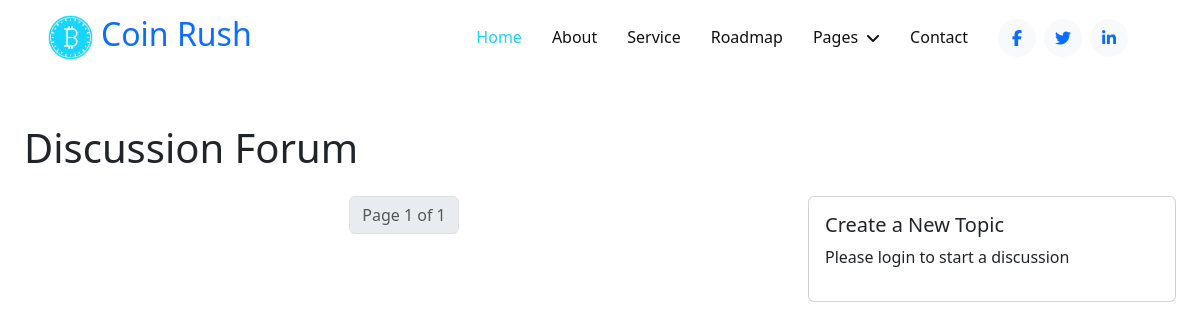
Page /discussion/?page=2 on the earlier database version.
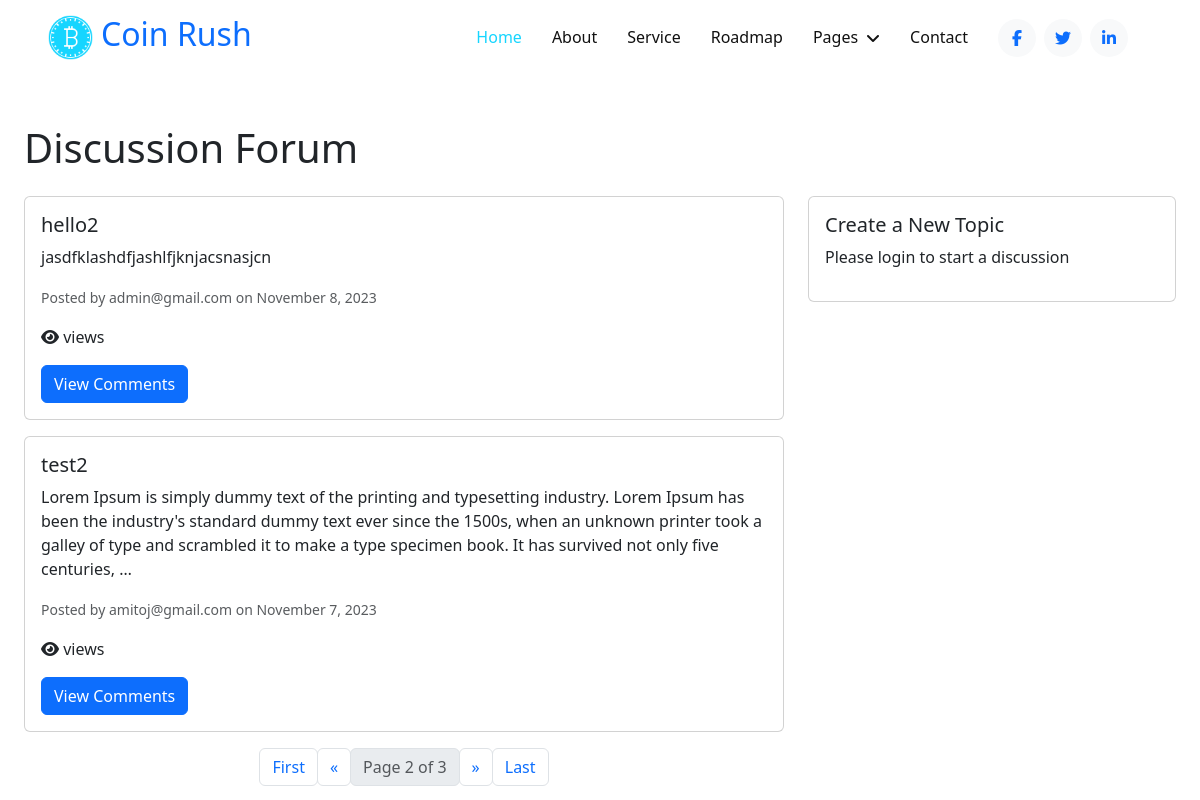
Same page on the later database version.
### coinRush/models.py (models this page shows, shortened)
class Post(models.Model):
    title = models.CharField(max_length=200)
    content = models.TextField()
    created_by = models.ForeignKey(User, on_delete=models.CASCADE)
    created_at = models.DateTimeField(auto_now_add=True)

class User(AbstractBaseUser, PermissionsMixin):
    email = models.EmailField(default="", unique=True, blank=True, max_length=255)
    name = models.CharField(max_length=255, blank=True, default="")
    profile_pic = models.ImageField(null=True, blank=True)
    photo_id = models.ImageField(null=True, blank=True)
    is_staff = models.BooleanField(default=False)
    is_active = models.BooleanField(default=True)
    is_superuser = models.BooleanField(default=False)
    created_date = models.DateTimeField(default=timezone.now())
    last_login = models.DateTimeField(blank=True, null=True)
    objects = AuthUserManager()
    USERNAME_FIELD = "email"
    EMAIL_FIELD = "email"
    REQUERIES_FIELD = []
    class Meta:
        verbose_name = "User"
        verbose_name_plural = "Users"

### coinRush/views.py (the view)
# urls.py: path("discussion/", views.discussion, name="discussion"),
def discussion(request):
    post_list = Post.objects.all().order_by(
        "-created_at"
    )  # Replace with your queryset for your posts
    paginator = Paginator(post_list, 2)  # Show 5 posts per page
    page = request.GET.get("page")
    posts = paginator.get_page(page)
    if request.method == "POST":
        form = PostForm(request.POST)
        if form.is_valid():
            post = form.save(commit=False)
            post.created_by = request.user  # Assign the logged-in user
            post.save()
            return redirect("discussion")
    else:
        form = PostForm()
    return render(request, "posts/discussion_all.html", {"posts": posts, "form": form})

### coinRush/templates/posts/discussion_all.html
{% extends "Base/base.html" %}
{% load static %}
{% block extraHead %}
    <link rel="stylesheet" href="{% static 'css/news.css' %}">
{% endblock extraHead %}
{% block content %}
  <div class="container-fluid">
    <h1 class="mt-5">Discussion Forum</h1>
    <div class="row mt-4">
        <div class="col-md-8">
            {% for post in posts %}
                <div class="card mb-3">
                    <div class="card-body">
                        <h5 class="card-title">{{ post.title }}</h5>
                        <p class="card-text">
                            {{ post.content|truncatewords:50 }}
                        </p>
                        <p class="card-text"><small class="text-muted">Posted by {{ post.created_by }} on {{ post.created_at|date:"F j, Y" }}</small></p>
                        <p class="card-text"><i class="fa fa-eye"></i> {{ post.views }} views</p>
                        <a href="{% url 'discussion_single' post.id %}" class="btn btn-primary">View Comments</a>
                    </div>
                </div>
            {% endfor %}
            <div class="pagination justify-content-center">
                <ul class="pagination">
                    {% if posts.has_previous %}
                        <li class="page-item">
                            <a class="page-link btn btn-light" href="?page=1" aria-label="First">
                                <span aria-hidden="true">First</span>
                            </a>
                        </li>
                        <li class="page-item">
                            <a class="page-link btn btn-light" href="?page={{ posts.previous_page_number }}" aria-label="Previous">
                                <span aria-hidden="true">&laquo;</span>
                            </a>
                        </li>
                    {% endif %}
                    <li class="page-item disabled">
                        <span class="page-link btn btn-light">Page {{ posts.number }} of {{ posts.paginator.num_pages }}</span>
                    </li>
                    {% if posts.has_next %}
                        <li class="page-item">
                            <a class="page-link btn btn-light" href="?page={{ posts.next_page_number }}" aria-label="Next">
                                <span aria-hidden="true">&raquo;</span>
                            </a>
                        </li>
                        <li class="page-item">
                            <a class="page-link btn btn-light" href="?page={{ posts.paginator.num_pages }}" aria-label="Last">
                                <span aria-hidden="true">Last</span>
                            </a>
                        </li>
                    {% endif %}
                </ul>
            </div>
        </div>
        <div class="col-md-4">
            <div class="card">
                <div class="card-body">
                    <h5 class="card-title">Create a New Topic</h5>
                    {% if user.is_authenticated %}
                    <form id="newTopicForm" method="post">
                             {% csrf_token %}
                        <div class="form-group">
                              {{ form.title.label_tag }}
                              {{ form.title }}
                        </div>
                        <div class="form-group">
                            {{ form.content.label_tag }}
                              {{ form.content }}
                        </div>
                        <button type="submit" class="btn btn-primary">Create Topic</button>
                    </form>
                    </form>
                    {% else %}
                        <p>Please login to start a discussion</p>
                    {% endif %}
                </div>
            </div>
        </div>
    </div>
</div>
{% endblock content %}

Differences in the rows shown:
added Post: title "hello2", content "jasdfklashdfjashlfjknjacsnasjcn", created_by "admin@gmail.com", created_at "November 8, 2023"
added Post: title "test2", content "Lorem Ipsum is simply dummy text of the printing and typesetting industry. Lorem Ipsum has been the industry's standard dummy text ever since the 1500s, when an unknown printer took a galley of type and scrambled it to make a type specimen book. It has survived not only five centuries, …", created_by "amitoj@gmail.com", created_at "November 7, 2023"
Other differences:
{{ posts.number }}: "1" → "2"
{{ posts.paginator.num_pages }}: "1" → "3"
text now shown: "First « » Last"
